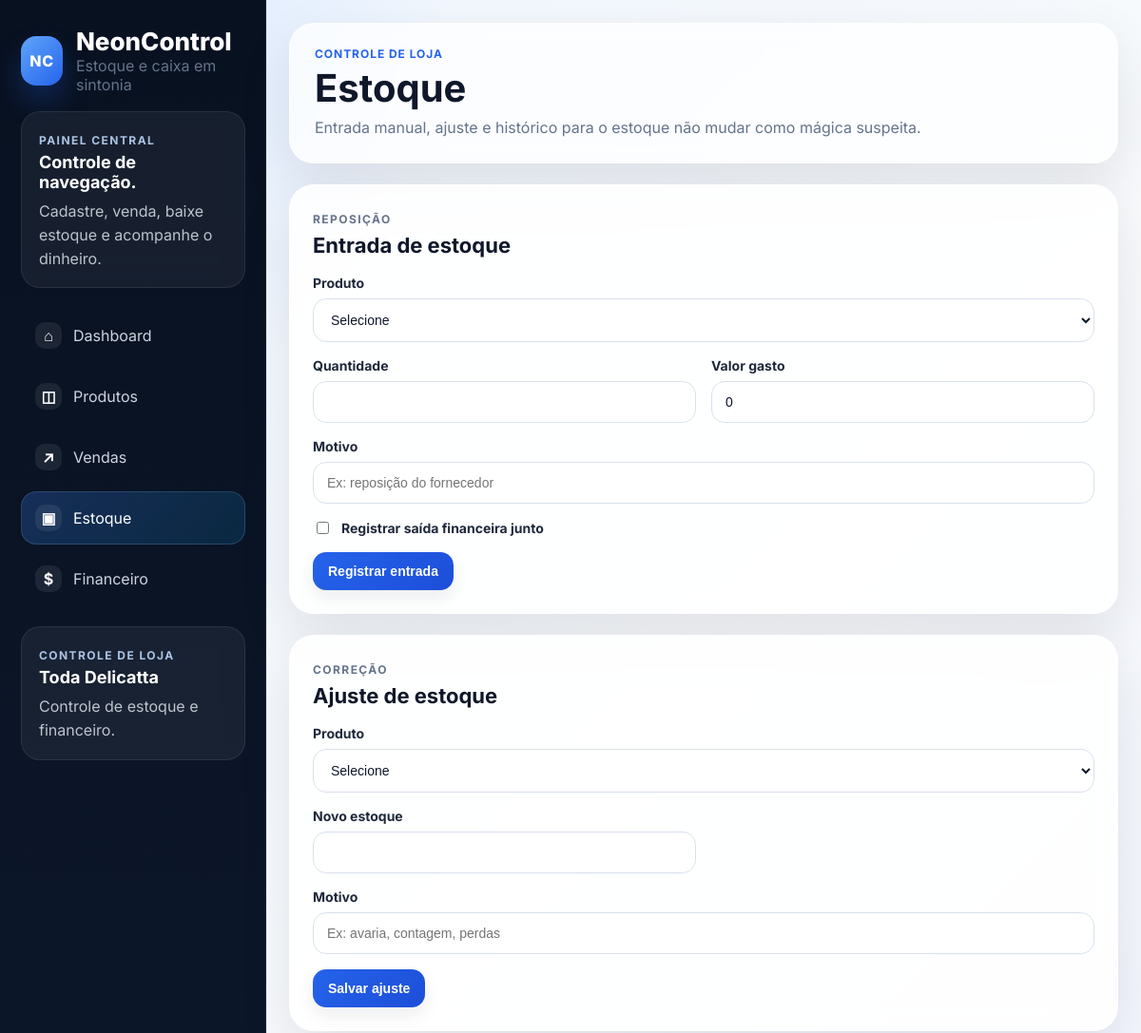
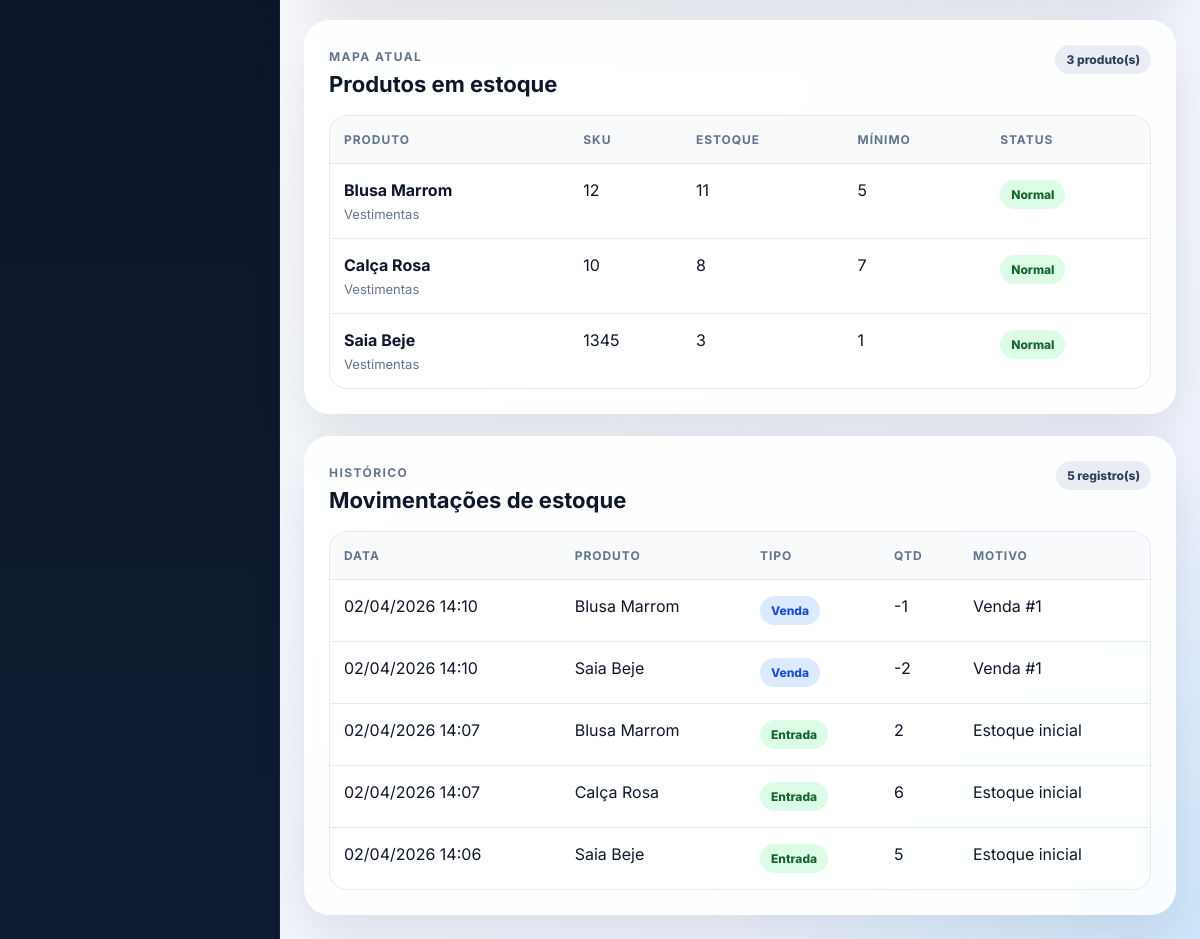
The app's page /stock with its own data (2 pictures, top to bottom).
### app/models/product.py (models this page shows)
class Product(Base):
    __tablename__ = 'products'
    id = Column(Integer, primary_key=True, index=True)
    name = Column(String(150), nullable=False)
    sku = Column(String(80), unique=True, nullable=False, index=True)
    category = Column(String(80), nullable=True)
    cost_price = Column(Float, nullable=False, default=0)
    sale_price = Column(Float, nullable=False, default=0)
    stock_quantity = Column(Integer, nullable=False, default=0)
    minimum_stock = Column(Integer, nullable=False, default=0)
    description = Column(Text, nullable=True)
    created_at = Column(DateTime, default=datetime.utcnow)
    updated_at = Column(DateTime, default=datetime.utcnow, onupdate=datetime.utcnow)
    sale_items = relationship('SaleItem', back_populates='product')
    stock_movements = relationship('StockMovement', back_populates='product')

### app/models/stock_movement.py (models this page shows)
class StockMovement(Base):
    __tablename__ = 'stock_movements'
    id = Column(Integer, primary_key=True, index=True)
    product_id = Column(Integer, ForeignKey('products.id'), nullable=False)
    movement_type = Column(String(30), nullable=False)  # entry, sale, adjustment
    quantity = Column(Integer, nullable=False)
    reason = Column(String(255), nullable=True)
    reference_id = Column(Integer, nullable=True)
    created_at = Column(DateTime, default=datetime.utcnow)
    product = relationship('Product', back_populates='stock_movements')

### app/routes/web.py (the view)
@router.get('/stock')
def stock_page(request: Request, db: Session = Depends(get_db)):
    products = ProductService.list_products(db)
    movements = StockService.list_movements(db)
    return render(request, 'stock.html', {'active_page': 'stock', 'products': products, 'movements': movements})

### app/templates/stock.html (shortened to what this page needs)
{% extends 'base.html' %}
{% block page_title %}Estoque{% endblock %}
{% block page_subtitle %}Entrada manual, ajuste e histórico para o estoque não mudar como mágica suspeita.{% endblock %}
{% block content %}
<div class="grid two-col stock-forms">
    <section class="card card-elevated form-card">
        <div class="section-head">
            <div>
                <span class="panel-kicker">Reposição</span>
                <h3>Entrada de estoque</h3>
            </div>
        </div>
        <form method="post" action="/stock/entry" class="form-grid">
            <label class="full-width">Produto
                <select name="product_id" required>
                    <option value="">Selecione</option>
                </select>
            </label>
            <label>Quantidade<input type="number" min="1" name="quantity" required></label>
            <label>Valor gasto<input type="number" step="0.01" min="0" name="expense_amount" value="0"></label>
            <label class="full-width">Motivo<input type="text" name="reason" placeholder="Ex: reposição do fornecedor"></label>
            <label class="checkbox full-width"><input type="checkbox" name="register_expense"> Registrar saída financeira junto</label>
            <div class="actions full-width"><button class="btn primary" type="submit">Registrar entrada</button></div>
        </form>
    </section>
    <section class="card card-elevated form-card">
        <div class="section-head">
            <div>
                <span class="panel-kicker">Correção</span>
                <h3>Ajuste de estoque</h3>
            </div>
        </div>
        <form method="post" action="/stock/adjust" class="form-grid">
            <label class="full-width">Produto
                <select name="product_id" required>
                    <option value="">Selecione</option>
                </select>
            </label>
            <label>Novo estoque<input type="number" min="0" name="new_quantity" required></label>
            <label class="full-width">Motivo<input type="text" name="reason" placeholder="Ex: avaria, contagem, perdas"></label>
            <div class="actions full-width"><button class="btn primary" type="submit">Salvar ajuste</button></div>
        </form>
    </section>
</div>
<section class="card card-elevated">
    <div class="section-head">
        <div>
            <span class="panel-kicker">Mapa atual</span>
            <h3>Produtos em estoque</h3>
        </div>
        <span class="pill-count">{{ products|length }} produto(s)</span>
    </div>
    {% if products %}
    <div class="table-wrap">
        <table>
            <thead><tr><th>Produto</th><th>SKU</th><th>Estoque</th><th>Mínimo</th><th>Status</th></tr></thead>
            <tbody>
            {% for product in products %}
                <tr>
                    <td>
                        <strong>{{ product.name }}</strong>
                        <div class="table-subline">{{ product.category or 'Sem categoria' }}</div>
                    </td>
                    <td>{{ product.sku }}</td>
                    <td>{{ product.stock_quantity }}</td>
                    <td>{{ product.minimum_stock }}</td>
                    <td>
                        {% if product.stock_quantity <= product.minimum_stock %}
                        <span class="badge danger">Atenção</span>
                        {% else %}
                        <span class="badge success">Normal</span>
                        {% endif %}
                    </td>
                </tr>
            {% endfor %}
            </tbody>
        </table>
    </div>
    {% else %}
        <div class="empty-state">
            <div class="empty-icon">▣</div>
            <strong>Nenhum produto cadastrado</strong>
            <p class="muted">Cadastre produtos primeiro para o estoque começar a ter memória.</p>
        </div>
    {% endif %}
</section>
<section class="card card-elevated">
    <div class="section-head">
        <div>
            <span class="panel-kicker">Histórico</span>
            <h3>Movimentações de estoque</h3>
        </div>
        <span class="pill-count">{{ movements|length }} registro(s)</span>
    </div>
    {% if movements %}
    <div class="table-wrap">
        <table>
            <thead><tr><th>Data</th><th>Produto</th><th>Tipo</th><th>Qtd</th><th>Motivo</th></tr></thead>
            <tbody>
            {% for movement in movements %}
                <tr>
                    <td>{{ movement.created_at.strftime('%d/%m/%Y %H:%M') }}</td>
                    <td>{{ movement.product.name if movement.product else '-' }}</td>
                    <td>
                        {% if movement.movement_type == 'sale' %}
                            <span class="badge info">Venda</span>
                        {% elif movement.movement_type == 'entry' %}
                            <span class="badge success">Entrada</span>
                        {% else %}
                            <span class="badge warning">Ajuste</span>
                        {% endif %}
                    </td>
                    <td>{{ movement.quantity }}</td>
                    <td>{{ movement.reason or '-' }}</td>
                </tr>
            {% endfor %}
            </tbody>
        </table>
    </div>
    {% else %}
        <div class="empty-state">
            <div class="empty-icon">↺</div>
            <strong>Nenhuma movimentação registrada</strong>
            <p class="muted">Entradas, vendas e ajustes vão formar o histórico daqui.</p>
        </div>
    {% endif %}
</section>
{% endblock %}

### app/static/css/style.css (style rules this page uses)
:root { --bg: #081120; --bg-soft: #0f1b31; --bg-card: rgba(255, 255, 255, 0.88); --panel: #ffffff; --line: rgba(148, 163, 184, 0.18); --text: #0f172a; --muted: #64748b; --muted-soft: #94a3b8; --primary: #2563eb; --primary-dark: #1d4ed8; --primary-soft: #dbeafe; --success: #16a34a; --success-soft: #dcfce7; --danger: #dc2626; --danger-soft: #fee2e2; --warning: #d97706; --warning-soft: #ffedd5; --shadow: 0 22px 55px rgba(15, 23, 42, 0.10); --radius-xl: 26px; --radius-lg: 20px; --radius-md: 14px; }
* { box-sizing: border-box; }
html { scroll-behavior: smooth; }
body { margin: 0; font-family: 'Inter', Arial, Helvetica, sans-serif; color: var(--text); min-height: 100vh; background: radial-gradient(circle at top left, rgba(59, 130, 246, 0.16), transparent 20%), radial-gradient(circle at bottom right, rgba(14, 165, 233, 0.14), transparent 22%), linear-gradient(135deg, #eff6ff 0%, #f8fafc 45%, #eef2ff 100%); display: grid; grid-template-columns: 320px minmax(0, 1fr); }
.panel-kicker { display: inline-flex; align-items: center; gap: 8px; font-size: 12px; letter-spacing: 0.12em; text-transform: uppercase; color: var(--muted); font-weight: 700; }
.grid { display: grid; gap: 22px; }
.two-col { display: grid; grid-template-columns: minmax(380px, 460px) minmax(0, 1fr); gap: 22px; align-items: start; }
.card { background: rgba(255,255,255,0.82); border-radius: var(--radius-xl); padding: 24px; box-shadow: var(--shadow); border: 1px solid rgba(255,255,255,0.55); backdrop-filter: blur(12px); min-width: 0; }
.card-elevated { background: rgba(255,255,255,0.88); }
.form-card { overflow: hidden; }
.section-head { display: flex; justify-content: space-between; gap: 16px; align-items: flex-start; margin-bottom: 18px; }
.section-head h3, .section-head h4 { margin: 6px 0 0; font-size: 22px; }
.table-wrap { overflow: auto; border-radius: 18px; border: 1px solid rgba(226, 232, 240, 0.85); background: rgba(255,255,255,0.72); }
.table-subline { color: var(--muted); font-size: 13px; margin-top: 6px; }
table { width: 100%; border-collapse: collapse; }
th, td { padding: 16px 14px; border-bottom: 1px solid rgba(226,232,240,0.9); text-align: left; vertical-align: top; }
th { font-size: 12px; text-transform: uppercase; letter-spacing: 0.08em; color: var(--muted); background: rgba(248, 250, 252, 0.95); position: sticky; top: 0; }
tr:last-child td { border-bottom: none; }
.form-grid { display: grid; grid-template-columns: 1fr 1fr; gap: 16px; }
label { display: flex; flex-direction: column; gap: 8px; font-weight: 700; font-size: 14px; color: #1e293b; min-width: 0; }
input, select, textarea { width: 100%; padding: 13px 14px; border-radius: 14px; border: 1px solid #d8e1ee; font-size: 14px; background: rgba(255,255,255,0.98); color: var(--text); transition: border-color 0.18s ease, box-shadow 0.18s ease, transform 0.18s ease; min-width: 0; }
.full-width { grid-column: 1 / -1; }
.actions { display: flex; gap: 10px; flex-wrap: wrap; align-items: center; }
.btn { border: none; text-decoration: none; cursor: pointer; padding: 12px 16px; border-radius: 14px; font-weight: 800; display: inline-flex; align-items: center; justify-content: center; font-size: 14px; transition: transform 0.15s ease, box-shadow 0.15s ease, background 0.15s ease; box-shadow: 0 8px 18px rgba(15, 23, 42, 0.08); }
.btn.primary { background: linear-gradient(135deg, var(--primary) 0%, var(--primary-dark) 100%); color: white; }
.badge, .pill-count { display: inline-flex; align-items: center; justify-content: center; padding: 7px 11px; border-radius: 999px; font-size: 12px; font-weight: 800; }
.pill-count { background: rgba(226, 232, 240, 0.72); color: #334155; }
.badge.success { background: var(--success-soft); color: #166534; }
.badge.info { background: #dbeafe; color: #1d4ed8; }
.checkbox { flex-direction: row; align-items: center; gap: 10px; }
.checkbox input { width: auto; }
.products-layout, .sales-layout, .finance-layout, .stock-forms { align-items: start; }
@media (max-width: 1320px) { body { grid-template-columns: 280px minmax(0, 1fr); } }
@media (max-width: 1320px) { .two-col { grid-template-columns: 1fr; } }

### records on screen
Product: name "Blusa Marrom", category "Vestimentas", sku "12", stock_quantity "11", minimum_stock "5", shows "Normal"
Product: name "Calça Rosa", category "Vestimentas", sku "10", stock_quantity "8", minimum_stock "7", shows "Normal"
Product: name "Saia Beje", category "Vestimentas", sku "1345", stock_quantity "3", minimum_stock "1", shows "Normal"
StockMovement: created_at "02/04/2026 14:10", product "Blusa Marrom", movement_type "Venda", quantity "-1", reason "Venda #1"
StockMovement: created_at "02/04/2026 14:10", product "Saia Beje", movement_type "Venda", quantity "-2", reason "Venda #1"
StockMovement: created_at "02/04/2026 14:07", product "Blusa Marrom", movement_type "Entrada", quantity "2", reason "Estoque inicial"
StockMovement: created_at "02/04/2026 14:07", product "Calça Rosa", movement_type "Entrada", quantity "6", reason "Estoque inicial"
StockMovement: created_at "02/04/2026 14:06", product "Saia Beje", movement_type "Entrada", quantity "5", reason "Estoque inicial"

### other values on screen
{{ products|length }} "3"
{{ movements|length }} "5"
